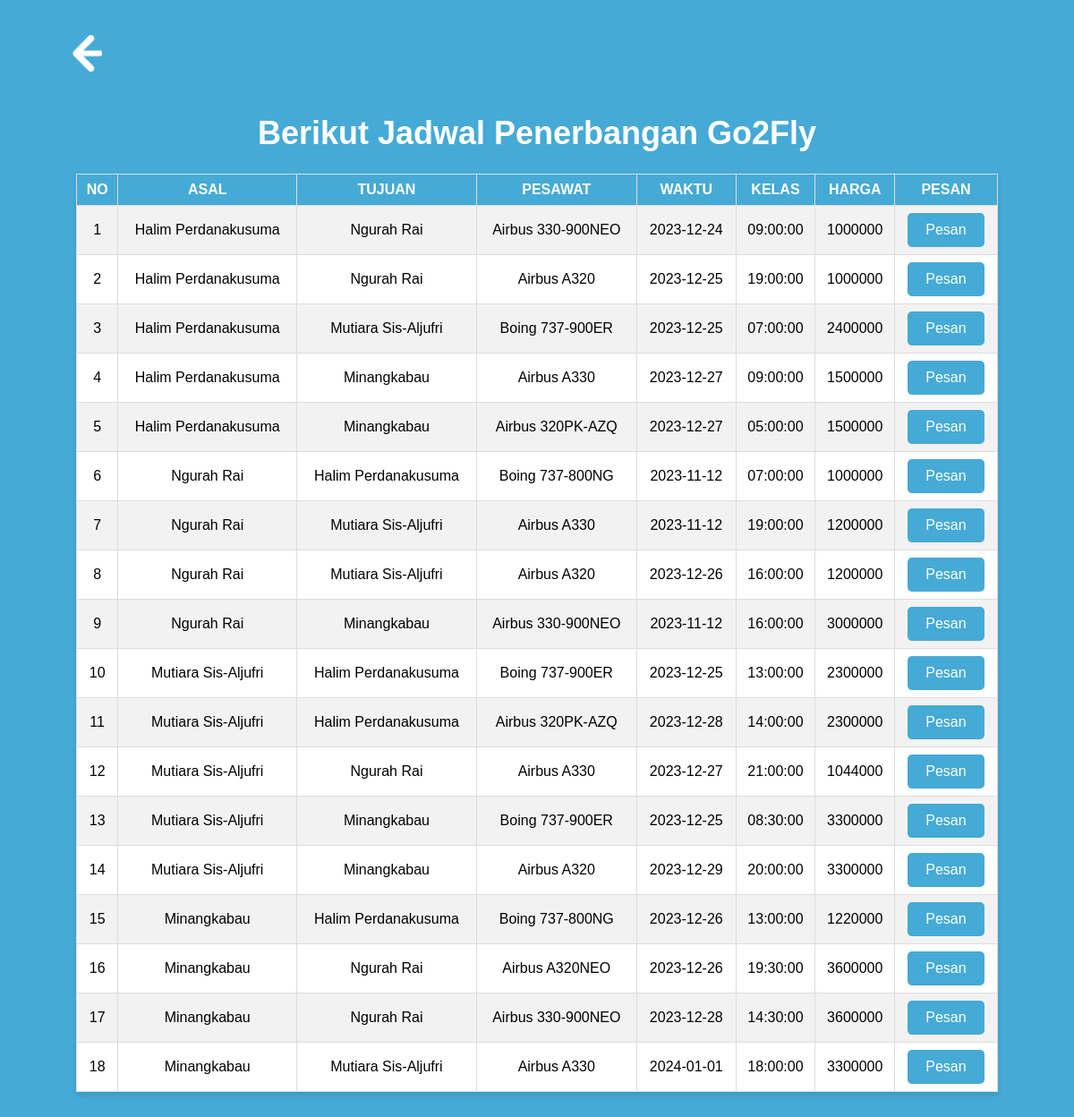
/jadwal.php (signed in), run on the app's committed database.
### tables this page shows
CREATE TABLE `jadwal` (
  `id` int(11) NOT NULL,
  `id_rute` int(11) NOT NULL,
  `id_pesawat` int(11) NOT NULL,
  `jam_keberangkatan` time NOT NULL,
  `tanggal_keberangkatan` date NOT NULL
);

CREATE TABLE `bandara` (
  `id` int(11) NOT NULL,
  `nama_bandara` varchar(50) NOT NULL,
  `lokasi_bandara` varchar(50) NOT NULL,
  `kode_bandara` varchar(3) DEFAULT NULL
);

CREATE TABLE `pesawat` (
  `id` int(11) NOT NULL,
  `id_maskapai` int(11) NOT NULL,
  `id_kategori` int(11) NOT NULL,
  `kode_pesawat` varchar(10) NOT NULL,
  `nama_pesawat` varchar(50) NOT NULL
);

CREATE TABLE `rute` (
  `id` int(11) NOT NULL,
  `id_bandara_asal` int(11) NOT NULL,
  `id_bandara_tujuan` int(11) NOT NULL,
  `harga` int(10) DEFAULT NULL
);

### function.php (called while the page is built, shortened)
<?php
$db = mysqli_connect('localhost', 'root', '', 'penerbangan');
function jdl()
{
    global $db;
    $query = "SELECT jadwal.id, rute.harga,  pesawat.nama_pesawat, b1.nama_bandara AS bandara_asal, b2.nama_bandara AS bandara_tujuan, jadwal.jam_keberangkatan, jadwal.tanggal_keberangkatan
            FROM jadwal
            INNER JOIN pesawat ON jadwal.id_pesawat = pesawat.id
            INNER JOIN rute ON jadwal.id_rute = rute.id
            INNER JOIN bandara b1 ON rute.id_bandara_asal = b1.id
            INNER JOIN bandara b2 ON rute.id_bandara_tujuan = b2.id
            ";
    $result = mysqli_query($db, $query);
    $rows = [];
    while ($row = mysqli_fetch_assoc($result)) {
        $rows[] = $row;
    }
    return $rows;
}
?>

### jadwal.php (the view, shortened to what this page needs)
<?php
require 'function.php';
$rows = jdl();
?>
<!DOCTYPE html>
<html lang="en">
<head>
</head>
<body>
    <div class="image-container">
        <a href="home.php">
            <img src="panah.png" alt="panah">
        </a>
    </div>
    <h1>Berikut Jadwal Penerbangan Go2Fly</h1>
    <table>
        <tr>
            <th>No</th>
            <th>Asal</th>
            <th>Tujuan</th>
            <th>Pesawat</th>
            <th>Waktu</th>
            <th>Kelas</th>
            <th>Harga</th>
            <th>Pesan</th>
        </tr>
        <?php $i = 1; ?>
        <?php foreach ($rows as $row): ?>
            <tr>
                <td>
                    <?= $i; ?>
                </td>
                <td>
                    <?= $row["bandara_asal"]; ?>
                </td>
                <td>
                    <?= $row["bandara_tujuan"]; ?>
                </td>
                <td>
                    <?= $row["nama_pesawat"]; ?>
                </td>
                <td>
                    <?= $row["tanggal_keberangkatan"]; ?>
                </td>
                <td>
                    <?= $row["jam_keberangkatan"]; ?>
                </td>
                <td>
                    <?= $row["harga"]; ?>
                </td>
                <td><a class="button" href="pesan.php?id=<?= $row["id"]; ?>">Pesan</a></td>
            </tr>
            <?php $i++; ?>
        <?php endforeach; ?>
    </table>
</body>
</html>

### jadwal.php (style rules this page uses)
body { background-color: #45AAD6; padding: 20px; border-radius: 8px; text-align: center; font-family: Arial, sans-serif; }
h1 { color: #fff; font-size: 36px; margin-top: 100px; }
table { margin: 20px auto; border-collapse: collapse; width: 90%; background-color: #fff; box-shadow: 0 4px 6px rgba(0, 0, 0, 0.1); }
th, td { border: 1px solid #ddd; padding: 8px; }
th { background-color: #45AAD6; color: #fff; text-transform: uppercase; }
tr:nth-child(even) { background-color: #f2f2f2; }
.button { display: inline-block; padding: 10px 20px; background-color: #45AAD6; color: white; text-decoration: none; border-radius: 5px; transition: background-color 0.3s ease; }
.image-container { float: left; display: inline-block; padding: 10px 25px; border: 1px solid transparent; border-radius: 5px; transition: transform .4s; }
.image-container img { width: 30%; height: auto; margin-top: ; margin-left: -25px; }

### data on the page
jadwal: bandara.nama_bandara "Halim Perdanakusuma", bandara.nama_bandara "Ngurah Rai", id_pesawat.nama_pesawat "Airbus 330-900NEO", tanggal_keberangkatan "2023-12-24", jam_keberangkatan "09:00:00", id_rute.harga "1000000"
jadwal: bandara.nama_bandara "Halim Perdanakusuma", bandara.nama_bandara "Ngurah Rai", id_pesawat.nama_pesawat "Airbus A320", tanggal_keberangkatan "2023-12-25", jam_keberangkatan "19:00:00", id_rute.harga "1000000"
jadwal: bandara.nama_bandara "Halim Perdanakusuma", bandara.nama_bandara "Mutiara Sis-Aljufri", id_pesawat.nama_pesawat "Boing 737-900ER", tanggal_keberangkatan "2023-12-25", jam_keberangkatan "07:00:00", id_rute.harga "2400000"
jadwal: bandara.nama_bandara "Halim Perdanakusuma", bandara.nama_bandara "Minangkabau", id_pesawat.nama_pesawat "Airbus A330", tanggal_keberangkatan "2023-12-27", jam_keberangkatan "09:00:00", id_rute.harga "1500000"
jadwal: bandara.nama_bandara "Halim Perdanakusuma", bandara.nama_bandara "Minangkabau", id_pesawat.nama_pesawat "Airbus 320PK-AZQ", tanggal_keberangkatan "2023-12-27", jam_keberangkatan "05:00:00", id_rute.harga "1500000"
jadwal: bandara.nama_bandara "Ngurah Rai", bandara.nama_bandara "Halim Perdanakusuma", id_pesawat.nama_pesawat "Boing 737-800NG", tanggal_keberangkatan "2023-11-12", jam_keberangkatan "07:00:00", id_rute.harga "1000000"
jadwal: bandara.nama_bandara "Ngurah Rai", bandara.nama_bandara "Mutiara Sis-Aljufri", id_pesawat.nama_pesawat "Airbus A330", tanggal_keberangkatan "2023-11-12", jam_keberangkatan "19:00:00", id_rute.harga "1200000"
jadwal: bandara.nama_bandara "Ngurah Rai", bandara.nama_bandara "Mutiara Sis-Aljufri", id_pesawat.nama_pesawat "Airbus A320", tanggal_keberangkatan "2023-12-26", jam_keberangkatan "16:00:00", id_rute.harga "1200000"
jadwal: bandara.nama_bandara "Ngurah Rai", bandara.nama_bandara "Minangkabau", id_pesawat.nama_pesawat "Airbus 330-900NEO", tanggal_keberangkatan "2023-11-12", jam_keberangkatan "16:00:00", id_rute.harga "3000000"
jadwal: bandara.nama_bandara "Mutiara Sis-Aljufri", bandara.nama_bandara "Halim Perdanakusuma", id_pesawat.nama_pesawat "Boing 737-900ER", tanggal_keberangkatan "2023-12-25", jam_keberangkatan "13:00:00", id_rute.harga "2300000"
jadwal: bandara.nama_bandara "Mutiara Sis-Aljufri", bandara.nama_bandara "Halim Perdanakusuma", id_pesawat.nama_pesawat "Airbus 320PK-AZQ", tanggal_keberangkatan "2023-12-28", jam_keberangkatan "14:00:00", id_rute.harga "2300000"
jadwal: bandara.nama_bandara "Mutiara Sis-Aljufri", bandara.nama_bandara "Ngurah Rai", id_pesawat.nama_pesawat "Airbus A330", tanggal_keberangkatan "2023-12-27", jam_keberangkatan "21:00:00", id_rute.harga "1044000"
jadwal: bandara.nama_bandara "Mutiara Sis-Aljufri", bandara.nama_bandara "Minangkabau", id_pesawat.nama_pesawat "Boing 737-900ER", tanggal_keberangkatan "2023-12-25", jam_keberangkatan "08:30:00", id_rute.harga "3300000"
jadwal: bandara.nama_bandara "Mutiara Sis-Aljufri", bandara.nama_bandara "Minangkabau", id_pesawat.nama_pesawat "Airbus A320", tanggal_keberangkatan "2023-12-29", jam_keberangkatan "20:00:00", id_rute.harga "3300000"
jadwal: bandara.nama_bandara "Minangkabau", bandara.nama_bandara "Halim Perdanakusuma", id_pesawat.nama_pesawat "Boing 737-800NG", tanggal_keberangkatan "2023-12-26", jam_keberangkatan "13:00:00", id_rute.harga "1220000"
jadwal: bandara.nama_bandara "Minangkabau", bandara.nama_bandara "Ngurah Rai", id_pesawat.nama_pesawat "Airbus A320NEO", tanggal_keberangkatan "2023-12-26", jam_keberangkatan "19:30:00", id_rute.harga "3600000"
jadwal: bandara.nama_bandara "Minangkabau", bandara.nama_bandara "Ngurah Rai", id_pesawat.nama_pesawat "Airbus 330-900NEO", tanggal_keberangkatan "2023-12-28", jam_keberangkatan "14:30:00", id_rute.harga "3600000"
jadwal: bandara.nama_bandara "Minangkabau", bandara.nama_bandara "Mutiara Sis-Aljufri", id_pesawat.nama_pesawat "Airbus A330", tanggal_keberangkatan "2024-01-01", jam_keberangkatan "18:00:00", id_rute.harga "3300000"
